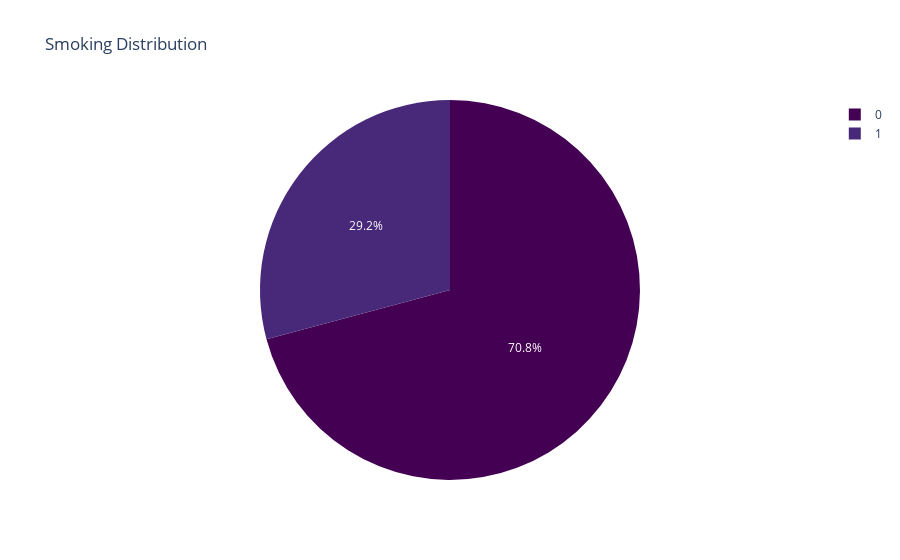

The notebook cell saved with this chart:
### Markdown cell above
## SMOKING DISTIBUTION

### Code cell
plt = px.pie(df, names="Smoking", title="Smoking Distribution", color_discrete_sequence=px.colors.sequential.Viridis)
plt.show()

### Figure 1 — Plotly figure (JSON) as saved in the notebook; plotly's stock layout.template omitted (floating-point values rounded to 4 significant figures; data arrays with more than 128 entries replaced by an {"elided": "..."} marker saying what was removed)
{"data": [{"domain": {"x": [0, 1], "y": [0, 1]}, "hovertemplate": "Smoking=%{label}<extra></extra>", "labels": {"elided": "1700 int values"}, "legendgroup": "", "name": "", "showlegend": true, "type": "pie"}], "layout": {"legend": {"tracegroupgap": 0}, "piecolorway": ["#440154", "#482878", "#3e4989", "#31688e", "#26828e", "#1f9e89", "#35b779", "#6ece58", "#b5de2b", "#fde725"], "title": {"text": "Smoking Distribution"}}}
